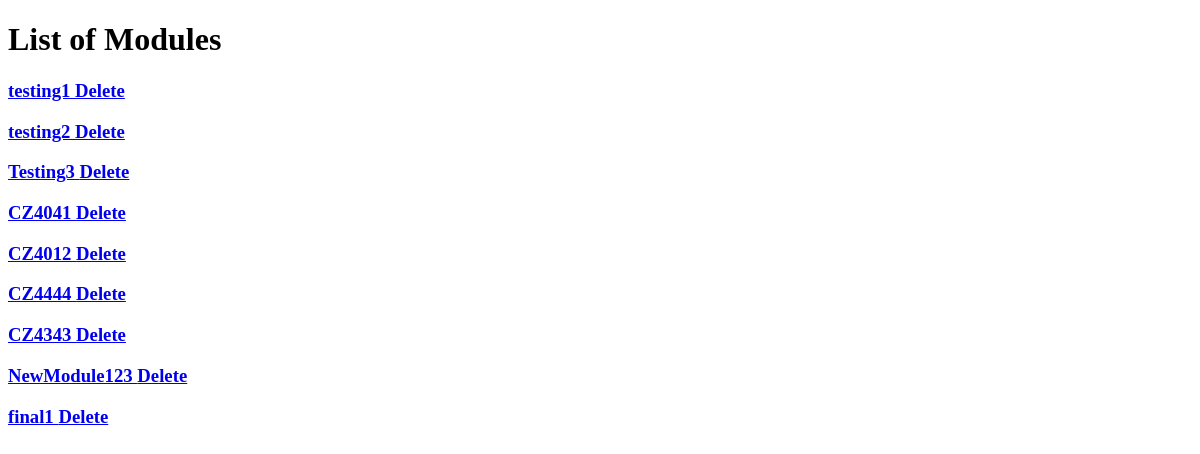
Before: /appOne/manage_module/ (signed in) with the older database file.
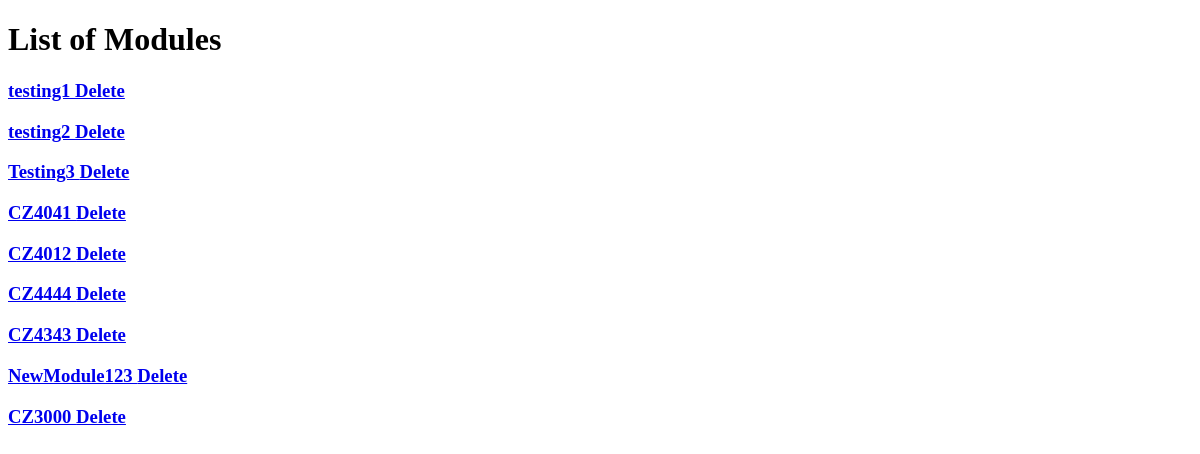
After: the same page with the newer database file.
### appOne/models.py (models this page shows, shortened)
class Module(models.Model):
    module_name = models.CharField(max_length=50)
    coordinator = models.ForeignKey('Professor', on_delete=models.SET_NULL, null=True, blank=True)
    class Meta:
        permissions = (("can_modify_module", "Can create/delete a module"),)#placeholder
    def get_absolute_url(self):
        return reverse('appOne:module_home', args=[str(self.module_name)])

### appOne/views.py (the view)
# urls.py: path('manage_module/', views.manage_module, name='manage_module'),
@permission_required('appOne.change_module', raise_exception=True)
def manage_module(request):
    module_list = Module.objects.filter()
    return render(request,'appOne/manage_module.html',{'module_list':module_list})

### templates/appOne/manage_module.html
{% extends "appOne/base.html" %}
{% load staticfiles %}
{% block body_block %}
  <div class="container">
    <div class="jumbotron">
      <h1>List of Modules</h1>
        {% for module in module_list %}
            <h3><a href="{{ module.get_absolute_url }}">{{module.module_name}} </a>
              <a href="{% url 'appOne:delete_module' module_pk=module.module_name %}">Delete</a>
            </h3>
        {% endfor %}
    </div>
  </div>
{% endblock %}

### templates/appOne/base.html (shortened to what this page needs)
<!DOCTYPE html>
<html>
  <head>
  </head>
  <body>
    {% block body_block %}
    {% endblock %}
  </body>
</html>

Changed rows visible on the page:
removed Module: module_name "final1"
added Module: module_name "CZ3000"
